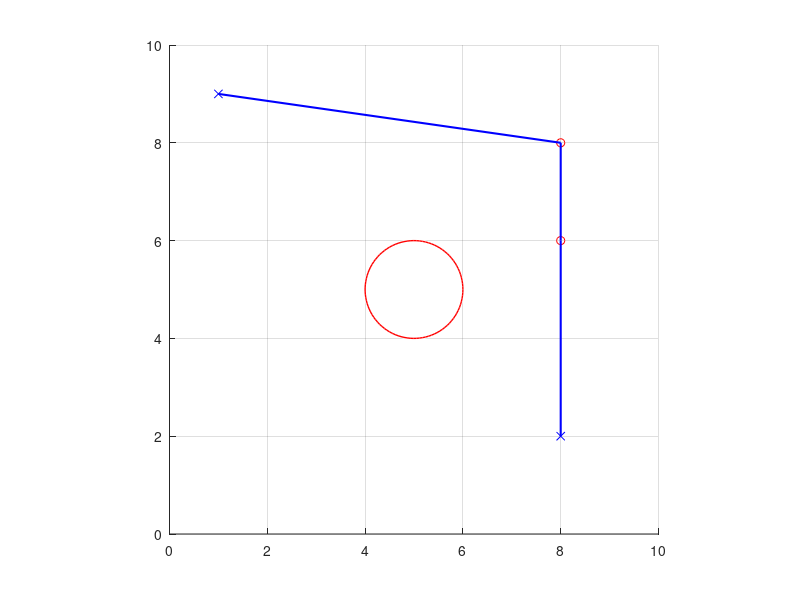

The MATLAB script that drew this image: (Note: this script raises an error after producing the figure.)
%%%% ONE CIRCLE, TWO REFERENCE POINTS %%%%

clear all;
close all;

% Initial Situation

A = [1 9];
B = [8 2];
P = [8 8];
P2 = [8 6];

center = [5 5];
radius = 1;


figure(1);
xlim([0, 10]);
ylim([0, 10]);
grid on
axis square;

viscircles(center, radius, 'Color', 'r', 'LineWidth', 1);
hold on
plot(A(1), A(2), 'x', 'Color', 'b');
plot(B(1), B(2), 'x', 'Color', 'b');
plot(P(1), P(2), 'o', 'Color', 'r');
plot(P2(1), P2(2), 'o', 'Color', 'r');
plot([A(1) P(1)], [A(2) P(2)], 'Color', 'b', 'LineWidth', 1.5);
plot([P(1) P2(1)], [P(2) P2(2)], 'Color', 'b', 'LineWidth', 1.5);
plot([P2(1) B(1)], [P2(2) B(2)], 'Color', 'b', 'LineWidth', 1.5);

% Optimisation Process

Lb = [0, 0];
Ub = [10, 10];
x0 = [P P2];

obj = @(x)objective(x, A, B);
cons = @(x)constraints(x, A, B, center, radius);


options = optimset('Display', 'iter', 'TolX', 1*exp(-6), 'TolFun', 1*exp(-6), 'MaxIter', 100, 'MaxFunEvals', 300);
x = fmincon(obj, x0, [], [], [], [], Lb, Ub, cons, options);

plot(x(1), x(2), 'o', 'Color', 'g');
plot(x(3), x(4), 'o', 'Color', 'g');
plot([A(1) x(1)],[A(2) x(2)],'r');
plot([x(1), x(3)], [x(2), x(4)], 'r');
plot([x(3) B(1)],[x(4) B(2)],'r');



